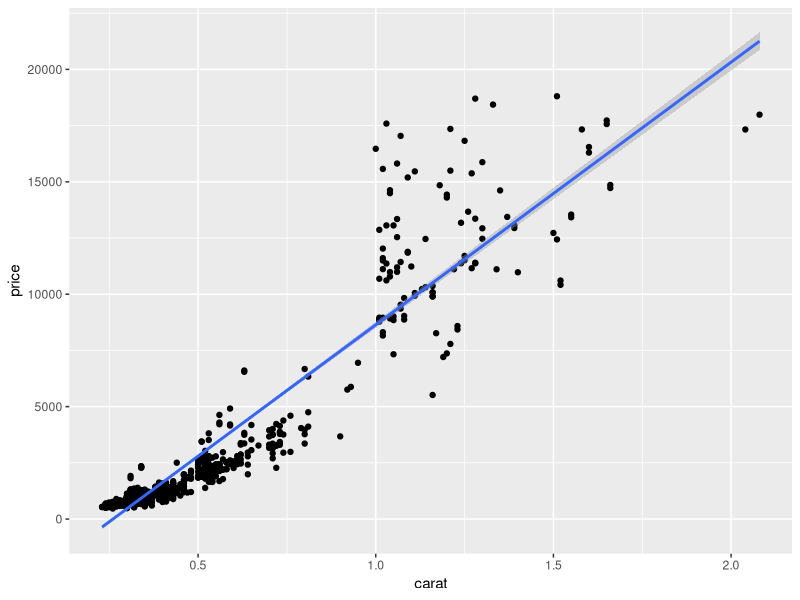
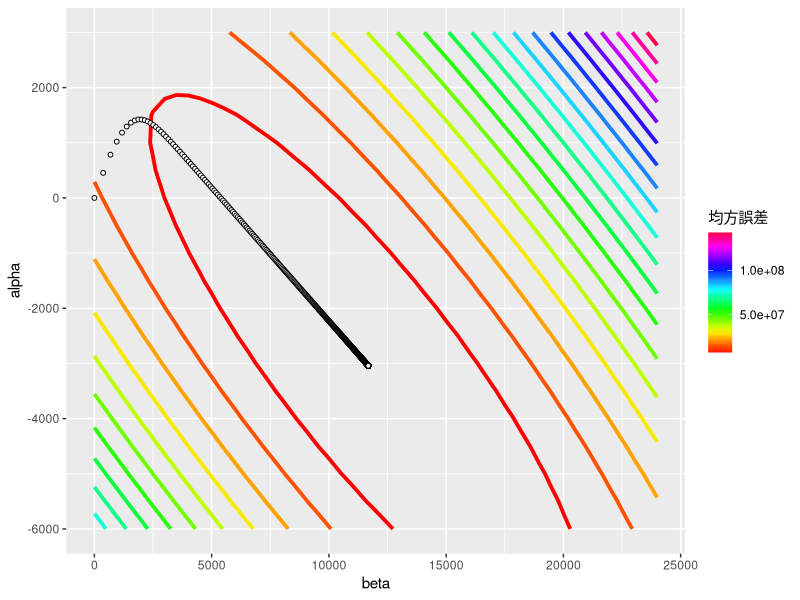
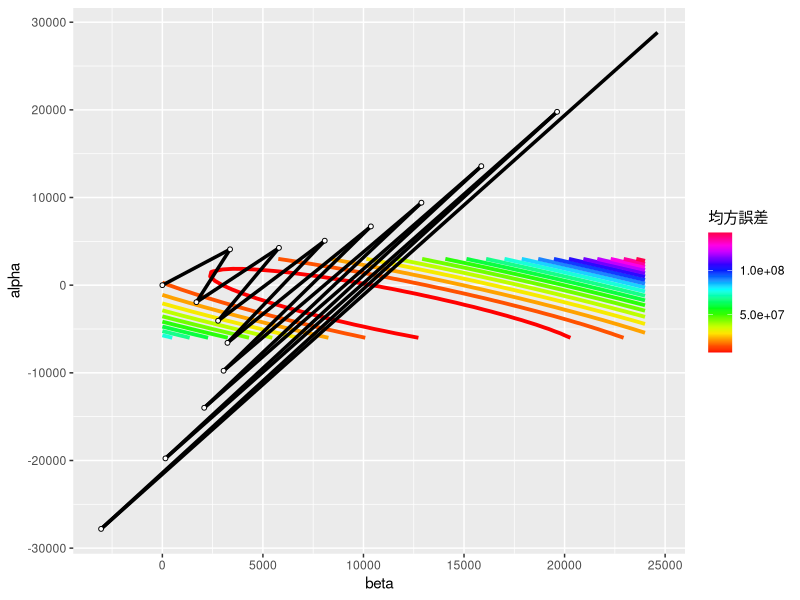

Source code (R) for these figures, in order:
## ---- chunk 1
knitr::opts_chunk$set(echo=TRUE, message=FALSE, warning=FALSE, fig.align="center")
## ---- chunk 2
library(tidyverse)
## ---- chunk 3
data <- diamonds %>% 
  filter((cut=="Ideal") & (clarity=="IF")) %>%
  select(price, carat)
data
## ---- chunk 4
model <- lm(price ~ carat, data = data)
model
## ---- chunk 5
ggplot(data, aes(x = carat, y = price)) + 
  geom_point() +
  stat_smooth(method = "lm")
## ---- chunk 6

# 整理解釋變數資料並轉為matrix格式
x <- data %>% 
  transmute(Intercept = 1, carat) %>%
  as.matrix()

# 整理被解釋變數資料並轉為vector格式
y <- data %>% pull(price)

# 封閉解
beta <- (solve(t(x) %*% x) %*% t(x) %*% y)

beta
## ---- chunk 7

# 設定梯度下降參數
lr <- 0.1                 # 學習比率
maxIterations <- 20000    # 最大疊代次數
y <- data$price           # 被解釋變數資料
x <- data$carat           # 解釋變數資料
alpha <- 0                # 截距項初始值
beta <- 0                 # 解釋變數係數初始值
iterations <- 1           # 疊代次數起始值
traningRecord <- tibble(alpha, beta)   # 儲存訓練過程資訊

while(iterations <= maxIterations){
  
  # 以目前的截距項及特徵係數值進行預測
  yPred <- alpha + beta * x
  
  # 損失函數對截距項進行偏微分
  alphaGrad <- sum(2 * (y - yPred) * (-1)) / nrow(data)  
  
  # 損失函數對特徵係數進行偏微分
  betaGrad <- sum(2 * (y - yPred) * (-x)) / nrow(data)   
  
  # 提前終止條件
  if((abs(alphaGrad)<=(10^(-5))) & all(abs(betaGrad)<=(10^(-5)))){
    
    cat("在第" ,iterations,"次 疊代已達收斂條件\n")
    break
    
  }else if((abs(alphaGrad)>=(10^(10))) & all(abs(betaGrad)>=(10^(10)))){
    
    cat("在第" ,iterations,"次 確認數值發散，終止運作\n")
    break
  }
  
  # 調整截距項及特徵係數值
  alpha <- alpha - lr * alphaGrad
  beta <- beta - lr * betaGrad
  
  # 記錄疊代次數
  iterations <- iterations + 1    
  
  # 記錄訓練資訊
  traningRecord <- traningRecord %>% 
    bind_rows(tibble(alpha, beta))
}

# 整理學習結果
tibble(Intercept = alpha, carat = beta)

## ---- chunk 8

# 計算不同截距項及係數項組合下的誤差函數值
plotData <- NULL
for(alpha in seq(-6000, 3000, 500)){
  for(beta in seq(0, 24000, 500)){
    
    # 計算均方誤差
    yPred <- alpha+ beta %*% t(x)
    mse <- sum((y-yPred)^2) / length(y)
    
    # 紀錄資訊
    plotData <- plotData %>% bind_rows(tibble(alpha, beta, mse))
  }
}

# 繪製誤差函數的等高線圖形 並加入學習過程
ggplot(plotData, aes(x = beta, y = alpha, z = mse)) +
  # 繪製等高線圖
  stat_contour(aes(colour = ..level..), size = 1.3, bins = 20) +
  # 修改等高線顏色
  scale_colour_gradientn(colours = rainbow(20), name = "均方誤差") +
  # 修改x軸名稱
  xlab("beta") +
  # 修改y軸名稱
  ylab("alpha") +
  # 標註梯度疊代每次的點位
  geom_point(data = traningRecord, 
             mapping = aes(x = beta, y = alpha), 
             size = 1.3, shape = 21, fill = "white")

## ---- chunk 9

# 設定梯度下降參數
lr <- 0.9                 # 學習比率
maxIterations <- 20000    # 最大疊代次數
y <- data$price           # 被解釋變數資料
x <- data$carat           # 解釋變數資料
alpha <- 0                # 截距項初始值
beta <- 0                 # 解釋變數係數初始值
iterations <- 1           # 疊代次數起始值
traningRecord <- tibble(alpha, beta)   # 儲存訓練過程資訊

while(iterations <= maxIterations){
  
  # 以目前的截距項及特徵係數值進行預測
  yPred <- alpha + beta * x
  
  # 損失函數對截距項進行偏微分
  alphaGrad <- sum(2 * (y - yPred) * (-1)) / nrow(data)  
  
  # 損失函數對特徵係數進行偏微分
  betaGrad <- sum(2 * (y - yPred) * (-x)) / nrow(data)   
  
  # 提前終止條件
  if((abs(alphaGrad)<=(10^(-5))) & all(abs(betaGrad)<=(10^(-5)))){
    break
    
  }else if((abs(alphaGrad)>=(10^(10))) & all(abs(betaGrad)>=(10^(10)))){
    break
  }
  
  # 調整截距項及特徵係數值
  alpha <- alpha - lr * alphaGrad
  beta <- beta - lr * betaGrad
  
  # 記錄疊代次數
  iterations <- iterations + 1    
  
  # 記錄訓練資訊
  traningRecord <- traningRecord %>% 
    bind_rows(tibble(alpha, beta))
}

# 箭頭資料
arrowData <- traningRecord %>% 
  mutate(alphaGo=lead(alpha,1),
         betaGo=lead(beta,1)) %>%
  na.omit

# 繪製梯度爆炸使用
arrowData <- arrowData %>%  slice(1:15)

# 繪製誤差函數等高線圖
plotData <- NULL
for(alpha in seq(-6000, 3000, 500)){
  for(beta in seq(0, 24000, 500)){
    
    # 計算均方誤差
    yPred <- alpha+ beta %*% t(x)
    mse <- sum((y-yPred)^2) / length(y)
    
    # 紀錄資訊
    plotData <- plotData %>% bind_rows(tibble(alpha, beta, mse))
  }
}

# 繪製機器學習過程
ggplot(plotData, aes(x = beta, y = alpha, z = mse)) +
  # 繪製等高線圖
  stat_contour(aes(colour = ..level..), size = 1.3, bins = 20) +
  # 修改等高線顏色
  scale_colour_gradientn(colours = rainbow(20), name = "均方誤差") +
  # 修改x軸名稱
  xlab("beta") +
  # 修改y軸名稱
  ylab("alpha") +
  geom_segment(data=arrowData, mapping=aes(x=beta, y=alpha, xend=betaGo, yend=alphaGo),   
               size=1.2, 
               color="black") +
  # 標註梯度疊代每次的點位
  geom_point(data = arrowData, 
             mapping = aes(x = beta, y = alpha), 
             size = 1.3, shape = 21, fill = "white")
